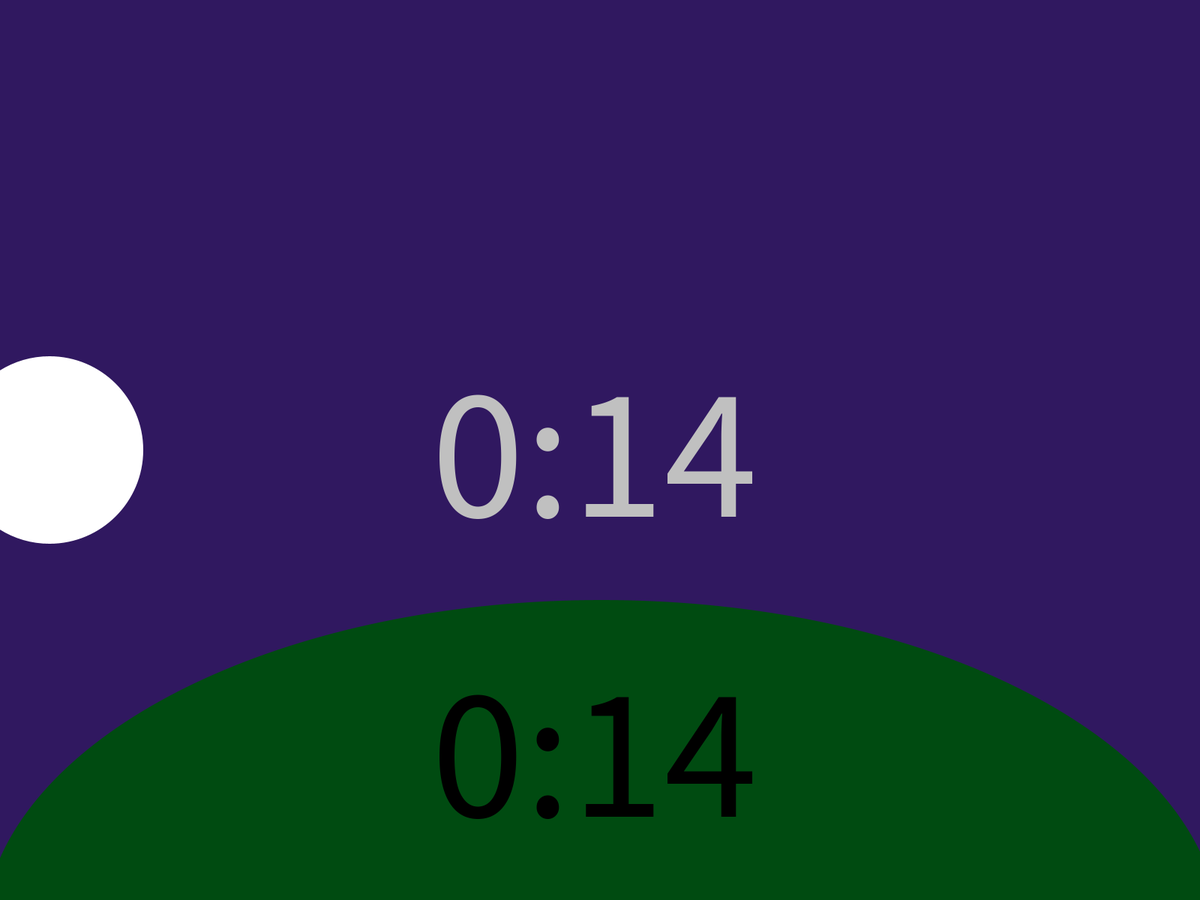
Frame 1 (no input)
Frame 60 (the mouse pressed at the canvas centre just before this capture): identical to frame 1, image omitted
Frame 120 (the mouse held since frame 60 and released just before this capture): identical to frame 1, image omitted

The Processing sketch that drew this single still picture (run headless with seeded random() and noise(); from frame 60 on, the mouse is pressed at the canvas centre):

// Processing sketch: ClockV1_6
// ── ClockV1_6.pde
//How to map position?
//How to map a color range for fill?
//Some of my elements move depending on screen size.
//



float x;
float y;
float h1;
float w;
float st;


void setup() {
  fullScreen();
  
  x = 0;
  y = 0;
  h1 = height/24;
  w = width/24;
  

println (width);
println (height);
}



void draw() {
  
  int m = minute();
  int h = hour();
  int s = second();

  if ((h>17) || (h<7)) {    //Make background night sky color  
  background (48,24,96);
  } 
  else {
    background(135,206,235);
  }
  
  
  //Grass, & sun/moon
  if ((h>17) || (h<7)) {      //change arc color for night. 
    fill (0,75,17);
  }       
  else {
    fill(1,166,17);
  }
  noStroke();
  arc(x+(w*12+10), y+h1*25, x+(w*25), y+h1*18, PI, 2*PI);
  if ((h>17) || (h<7)) {
    fill (255,255,255);     //turns sun to moon.
  }
  else {
    fill (249,250,87);
  }
  
  ellipse((x+w*1),(y+h1*12),250,250); //need to add if so move sun to left side before noon and right after noon
  st = st + (w*2);
 String om = "";
 if(m<10) {
   om = "0";
 }
 else {
   om = "";
 }
  
  //Clock
  String t = h + ":" + om + m;
  textSize(250);
  if ((h>17) || (h<7)) {
  fill (192,192,192);
} //Changes Clock from white to silver for night
  else {
    fill(255,255,255);
  }
  textAlign(CENTER,CENTER);
  text(t, x+(w*12), y+(h1*12));

//Shadow
 textSize(250);
 textAlign(CENTER,CENTER);
 fill(0);
 text(t, x+w*12, y+h1*20);

}
